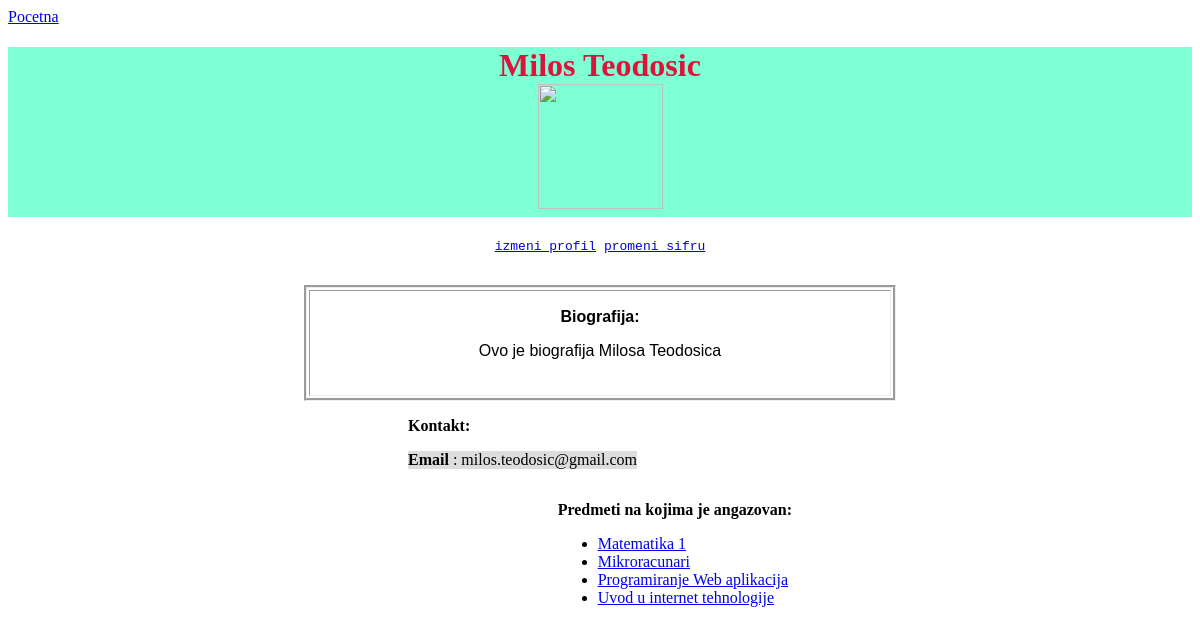
The app's page /PROJECT/profile.php?id=6 (signed in) with its own data.
### tables this page shows
CREATE TABLE `korisnici` (
  `id_korisnika` int(10) UNSIGNED NOT NULL,
  `ime` varchar(25) DEFAULT NULL,
  `prezime` varchar(35) DEFAULT NULL,
  `username` varchar(25) DEFAULT NULL,
  `password` varchar(25) DEFAULT NULL,
  `email` varchar(90) DEFAULT NULL,
  `bio` text NOT NULL,
  `tip` varchar(20) NOT NULL,
  `status` int(11) NOT NULL,
  `slika` varchar(5) NOT NULL
);

CREATE TABLE `predmeti` (
  `id_predmeta` int(10) UNSIGNED NOT NULL,
  `naziv_predmeta` varchar(90) DEFAULT NULL,
  `opis_predmeta` text
);

### PROJECT/class/Saradnik.php (called while the page is built, shortened)
<?php
class Saradnik
{
    private $ime;
    private $prezime;
    public function __construct($id_korisnika, $ime, $prezime, $email, $bio,$status,$tip,$slika)
    {
        $this->status=$status;
        $this->id_korisnika = $id_korisnika;
        $this->ime = $ime;
        $this->prezime = $prezime;
        $this->email = $email;
        $this->bio = $bio;
        $this->slika=$slika;
    }
    public function __toString()
    {
        return $this->ime . " " . $this->prezime;
    }
    public function __get($name)
    {
        return isset($this->$name) ? $this->$name : "";
    }
    public static function ocitaj($id)
    {
        $sql = "SELECT * FROM korisnici WHERE id_korisnika=$id";
        $dbh = new mysqli("localhost", "root", "", "rt_4714_stefan_petrovic");
        $res = $dbh->query($sql);
        $result = mysqli_fetch_array($res);
        $temp = new Saradnik($result['id_korisnika'], $result['ime'], $result['prezime'], $result['email'], $result['bio'],$result['status'],$result['tip'],$result['slika']);
        return $temp;
    }
}

### PROJECT/class/Korisnik.php (called while the page is built, shortened)
<?php
class Korisnik
{
    public function __get($name)
    {
       return isset($this->$name) ? $this->$name : "";
    }
}

### PROJECT/class/Predmeti.php (called while the page is built, shortened)
<?php
class Predmeti
{
    private $naziv_predmeta;
    public function __construct($id_predmeta, $naziv_predmeta, $opis_predmeta)
    {
        $this->id_predmeta = $id_predmeta;
        $this->naziv_predmeta = $naziv_predmeta;
    }
    public function __get($name)
    {
        return isset($this->$name) ? $this->$name : "";
    }
    public function __toString()
    {
        return $this->naziv_predmeta;
    }
    public static function poSaradniku($id)
    {
        $sql = "SELECT * FROM predmeti WHERE id_predmeta IN(SELECT id_predmeta FROM veza_predmet_korisnik WHERE id_korisnika='$id') ORDER BY naziv_predmeta ASC";
        $dbh = new mysqli("localhost", "root", "", "rt_4714_stefan_petrovic");
        $result = $dbh->query($sql);
        $niz = [];
        foreach ($result as $row) {
            array_push($niz, new Predmeti($row['id_predmeta'], $row['naziv_predmeta'], $row['opis_predmeta']));
        }
        return $niz;
    }
}

### PROJECT/profile.php (the view, shortened to what this page needs)
<!doctype html>
<html lang="en">
<head>
    <?php
    require_once "class/Predmeti.php";
    require_once "class/Saradnik.php";
    require_once "class/Korisnik.php";
if(isset($_GET['id']) && $_GET['id']!=""){
    $id = $_GET['id'];
    $provera = false;
    if (isset($_SESSION['ulogovan']) and $_SESSION['ulogovan'] == true) {
        $korisnik = unserialize($_SESSION['korisnik']);
        if ($id == $korisnik->id_korisnika) {
            $provera = true;
        }
    }
    $profil = Saradnik::ocitaj($id);
    $predmeti = Predmeti::poSaradniku($id);
    ?>
    <link rel="stylesheet" type="text/css" href="style/mystyle.css">
</head>
<body>
<a style="position: absolute" href="index.php">Pocetna</a>
<?php
echo "<br>";
if($profil->slika=="ima") {
    echo "<h1 style='background-color: aquamarine; color: crimson' align='center'>" . $profil . "<br><img style='width:125px;height:125px'  src='prikaziSliku.php?id=$profil->id_korisnika'> </h1>";
}
if ($provera) {
    echo "<pre><div align='center'><a style='align='center' href='izmeniKorisnika.php?id=$profil->id_korisnika'>izmeni profil</a>";
    echo " <a style='align='center' href='izmeniSifru.php?id=$profil->id_korisnika'>promeni sifru</a></div></pre>";
}
?>
<br>
<div id="tabela_index">
    <table id="table" align="center" border="1">
        <tr>
            <td>
                <p align="center"><?php echo "<b>Biografija:</b>"; ?> </p>
                <p align="center"><?php echo $profil->bio; ?> </p>
                <br>
            </td>
        </tr>
    </table>
</div>
<div style="float: left; margin-left: 400px">
    <p><b>Kontakt:</b></p>
    <p style="background-color: #dddddd"><b>Email</b> : <?php echo $profil->email; ?></p>
</div>
<div style="float: right; margin-right: 400px">
    <p><b>Predmeti na kojima je angazovan:</b></p>
    <ul>
        <?php
        if($profil->status=='1'){
        foreach ($predmeti as $p) {
            echo "<li> <a href='predmet.php?id=$p->id_predmeta'>" . $p . "</a></li>";
        }}
        }else
            header("refresh:0;url=index.php");
        ?>
    </ul>
</div>
</body>
</html>

### PROJECT/style/mystyle.css (style rules this page uses)
#table { font-family: arial, sans-serif; border: groove; width: 50%; }

### records on screen
korisnici: profil "Milos Teodosic", bio "Ovo je biografija Milosa Teodosica", email "milos.teodosic@gmail.com"
predmeti: naziv_predmeta "Matematika 1"
predmeti: naziv_predmeta "Mikroracunari"
predmeti: naziv_predmeta "Programiranje Web aplikacija"
predmeti: naziv_predmeta "Uvod u internet tehnologije"
